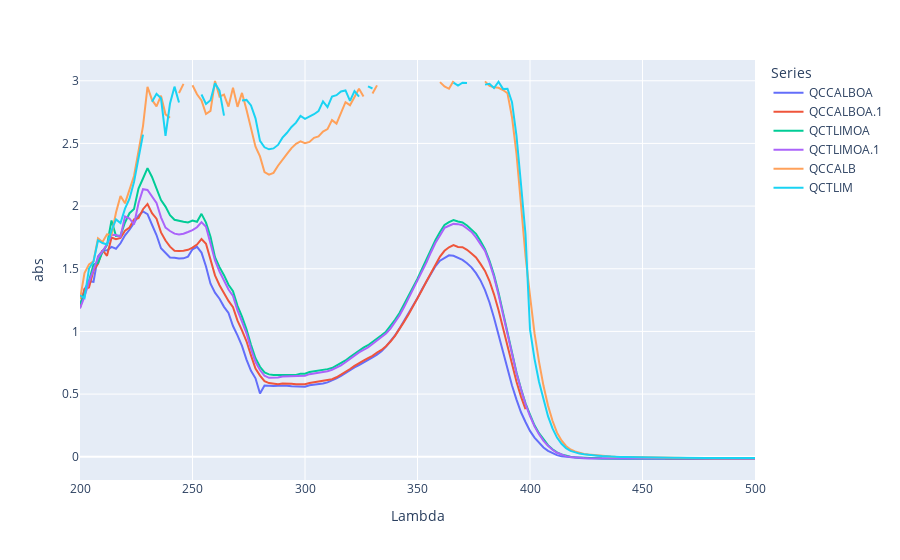

Notebook code for this chart:
### Markdown cell above
### ***72 horas 200 rpm 50 °C***

### Code cell
import pandas as pd
import plotly.express as px
import os

# Define the file path for different operating systems
file_path = r'D:/OneDog/OneDrive/IrohLabs/JOE/JoeVV/df/72hCALBconcentrada.csv'

# Adjust file path for Unix-like systems (Linux, macOS) if necessary
if os.name != 'nt':  # 'nt' is the name for Windows systems
    file_path = file_path.replace('D:', '/mnt/d').replace('\\', '/')

# Load the data
df = pd.read_csv(file_path)

# Melt the DataFrame to long format
df_melted = df.melt(id_vars=['Lambda'], var_name='Series', value_name='abs')

# Create the line plot
fig = px.line(df_melted, x='Lambda', y='abs', color='Series')

# Show the plot
fig.show()

### Figure 1 — Plotly figure (JSON) as saved in the notebook; plotly's stock layout.template omitted (floating-point values rounded to 4 significant figures; data arrays with more than 128 entries replaced by an {"elided": "..."} marker saying what was removed)
{"data": [{"hovertemplate": "Series=QCCALBOA<br>Lambda=%{x}<br>abs=%{y}<extra></extra>", "legendgroup": "QCCALBOA", "line": {"color": "#636efa", "dash": "solid"}, "marker": {"symbol": "circle"}, "mode": "lines", "name": "QCCALBOA", "orientation": "v", "showlegend": true, "type": "scatter", "x": {"elided": "151 int values"}, "xaxis": "x", "y": {"elided": "151 float values"}, "yaxis": "y"}, {"hovertemplate": "Series=QCCALBOA.1<br>Lambda=%{x}<br>abs=%{y}<extra></extra>", "legendgroup": "QCCALBOA.1", "line": {"color": "#EF553B", "dash": "solid"}, "marker": {"symbol": "circle"}, "mode": "lines", "name": "QCCALBOA.1", "orientation": "v", "showlegend": true, "type": "scatter", "x": {"elided": "151 int values"}, "xaxis": "x", "y": {"elided": "151 float values"}, "yaxis": "y"}, {"hovertemplate": "Series=QCTLIMOA<br>Lambda=%{x}<br>abs=%{y}<extra></extra>", "legendgroup": "QCTLIMOA", "line": {"color": "#00cc96", "dash": "solid"}, "marker": {"symbol": "circle"}, "mode": "lines", "name": "QCTLIMOA", "orientation": "v", "showlegend": true, "type": "scatter", "x": {"elided": "151 int values"}, "xaxis": "x", "y": {"elided": "151 float values"}, "yaxis": "y"}, {"hovertemplate": "Series=QCTLIMOA.1<br>Lambda=%{x}<br>abs=%{y}<extra></extra>", "legendgroup": "QCTLIMOA.1", "line": {"color": "#ab63fa", "dash": "solid"}, "marker": {"symbol": "circle"}, "mode": "lines", "name": "QCTLIMOA.1", "orientation": "v", "showlegend": true, "type": "scatter", "x": {"elided": "151 int values"}, "xaxis": "x", "y": {"elided": "151 float values"}, "yaxis": "y"}, {"hovertemplate": "Series=QCCALB<br>Lambda=%{x}<br>abs=%{y}<extra></extra>", "legendgroup": "QCCALB", "line": {"color": "#FFA15A", "dash": "solid"}, "marker": {"symbol": "circle"}, "mode": "lines", "name": "QCCALB", "orientation": "v", "showlegend": true, "type": "scatter", "x": {"elided": "151 int values"}, "xaxis": "x", "y": {"elided": "151 float values"}, "yaxis": "y"}, {"hovertemplate": "Series=QCTLIM<br>Lambda=%{x}<br>abs=%{y}<extra></extra>", "legendgroup": "QCTLIM", "line": {"color": "#19d3f3", "dash": "solid"}, "marker": {"symbol": "circle"}, "mode": "lines", "name": "QCTLIM", "orientation": "v", "showlegend": true, "type": "scatter", "x": {"elided": "151 int values"}, "xaxis": "x", "y": {"elided": "151 float values"}, "yaxis": "y"}], "layout": {"autosize": true, "legend": {"title": {"text": "Series"}, "tracegroupgap": 0}, "margin": {"t": 60}, "xaxis": {"anchor": "y", "autorange": true, "domain": [0, 1], "range": [200, 500], "title": {"text": "Lambda"}, "type": "linear"}, "yaxis": {"anchor": "x", "autorange": true, "domain": [0, 1], "range": [-0.1856, 3.166], "title": {"text": "abs"}, "type": "linear"}}}
